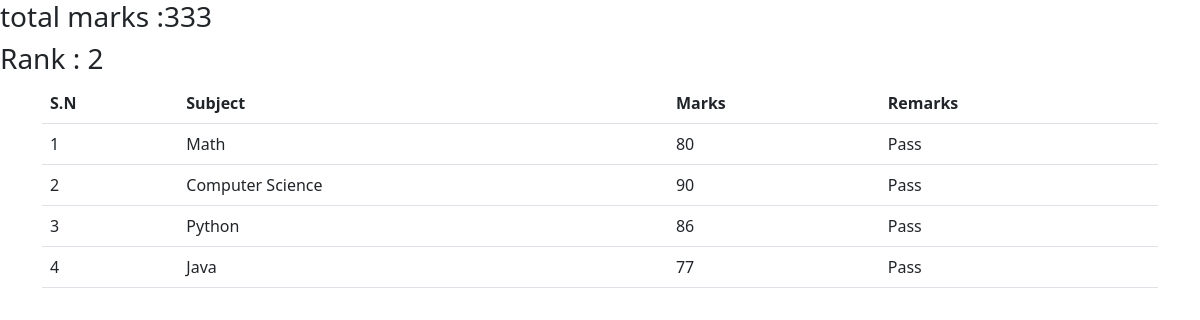
Screenshot of /see_marks/69/ with the database file from the repository.
### Student/models.py (models this page shows, shortened)
class TotalMark(models.Model):
  student_id = models.OneToOneField(StudentId , on_delete=models.CASCADE)
  total_marks = models.IntegerField()
  rank = models.IntegerField(null=True)

class SubjectMarks(models.Model):
  student = models.ForeignKey(Student , related_name='studentmarks' , on_delete=models.CASCADE)
  subject = models.ForeignKey(Subject, on_delete=models.CASCADE)
  marks = models.IntegerField()
  class Meta:
    unique_together = ['student' , 'subject']

class Subject(models.Model):
  name = models.CharField(max_length=100)

### Student/views.py (the view)
# urls.py: path('see_marks/<int:std_id>/' ,see_marks, name='marks'),
def see_marks(request , std_id):
   querySet = SubjectMarks.objects.filter(student__student_id__student_id = std_id)
   totalMark = TotalMark.objects.filter(student_id__student_id = std_id )
   context = {'data':{'querySet':querySet , 'total_marks':totalMark}}
   return render(request , 'marks.html' , context )

### Student/templates/marks.html (shortened to what this page needs)
<!doctype html>
<html lang="en">
  <head>
    <link href="https://cdn.jsdelivr.net/npm/bootstrap@5.3.0/dist/css/bootstrap.min.css" rel="stylesheet">
  </head>
  <body>
    {% for data in data.total_marks %}
<h3>total marks :{{data.total_marks}} </h3>
<h3>Rank : {{data.rank}} </h3>
{% endfor %}
    <div class="container">
    <table class="table table-hover">
      <thead>
        <tr>
          <th scope="col">S.N</th>
          <th scope="col">Subject</th>
          <th scope="col">Marks</th>
          <th scope="col">Remarks</th>
        </tr>
      </thead>
      <tbody>
        {% for data in data.querySet %}
        <tr>
          <td>{{forloop.counter}}</td>
          <td>{{data.subject.name}}</td>
          <td>{{data.marks}}</td>
          <td>
            {% if data.marks >= 50 %} Pass {% endif %}
          </td>
        </tr>
        {% endfor %}
      </tbody>
    </table>
  </div>
  </body>
</html>

### rows the page displays
TotalMark: rank "2"
SubjectMarks: subject.name "Math", marks "80", shows "Pass"
SubjectMarks: subject.name "Computer Science", marks "90", shows "Pass"
SubjectMarks: subject.name "Python", marks "86", shows "Pass"
SubjectMarks: subject.name "Java", marks "77", shows "Pass"
